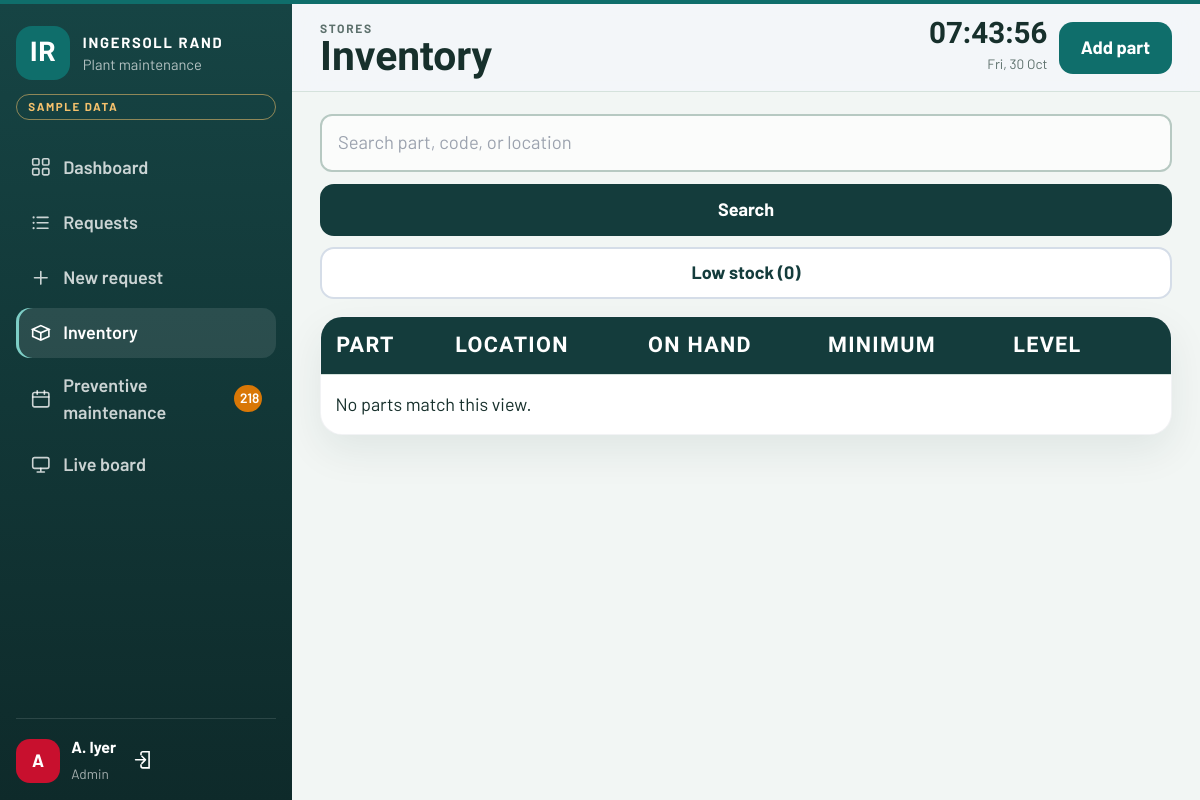
Page /inventory/ (signed in) on the committed database.
### maintenance/models.py (models this page shows, shortened)
class User(AbstractUser):
    class Role(models.TextChoices):
        SUPERADMIN = 'superadmin', 'Super Admin'
        ADMIN = 'admin', 'Admin'
        EMPLOYEE = 'employee', 'Employee'
    role = models.CharField(max_length=20, choices=Role.choices, default=Role.EMPLOYEE)
    employee_code = models.CharField(max_length=20, unique=True, blank=True)
    department = models.CharField(max_length=80, blank=True)
    phone = models.CharField('Extension', max_length=30, blank=True)
    created_by = models.ForeignKey(
        'self',
        null=True,
        blank=True,
        on_delete=models.SET_NULL,
        related_name='provisioned_users',
    )
    class Meta:
        ordering = ['first_name', 'username']
    @property
    def is_superadmin(self):
        return self.role == self.Role.SUPERADMIN
    @property
    def is_admin_role(self):
        return self.role in {self.Role.SUPERADMIN, self.Role.ADMIN}

### maintenance/views.py (the view)
# urls.py: path('inventory/', views.inventory_list, name='inventory_list'),
@roles_required(User.Role.SUPERADMIN, User.Role.ADMIN)
def inventory_list(request):
    q = request.GET.get('q', '').strip()
    low_only = request.GET.get('low') == '1'
    items = InventoryItem.objects.filter(is_active=True)
    if q:
        items = items.filter(Q(sku__icontains=q) | Q(name__icontains=q) | Q(location__icontains=q))
    if low_only:
        items = items.filter(quantity__lte=F('min_quantity'))
    low_count = InventoryItem.objects.filter(is_active=True, quantity__lte=F('min_quantity')).count()
    return render(request, 'inventory/list.html', {
        'items': items,
        'q': q,
        'low_only': low_only,
        'low_count': low_count,
    })

### maintenance/context_processors.py (called while the page is built)
def nav(request):
    user = getattr(request, 'user', None)
    if user is None or not user.is_authenticated:
        return {}
    open_jobs = Ticket.objects.filter(status__in=[Ticket.Status.PENDING, Ticket.Status.ATTEMPTED])
    if user.role == user.Role.EMPLOYEE:
        open_jobs = open_jobs.filter(raised_by=user)
        low_stock = 0
    else:
        low_stock = InventoryItem.objects.filter(
            is_active=True,
            quantity__lte=F('min_quantity'),
        ).count()
    soon = timezone.localdate() + timedelta(days=7)
    pm_due = 0
    if user.is_admin_role:
        pm_due = PreventiveTask.objects.filter(completed_on__isnull=True, plan_date__lte=soon).count()
    return {
        'nav_open_count': open_jobs.count(),
        'nav_low_stock': low_stock,
        'nav_pm_due': pm_due,
    }

### templates/inventory/list.html (shortened to what this page needs)
{% extends "base.html" %}
{% load humanize %}
{% block eyebrow %}Stores{% endblock %}
{% block page_title %}Inventory{% endblock %}
{% block page_actions %}
  <a class="btn btn-primary" href="{% url 'inventory_create' %}">Add part</a>
{% endblock %}
{% block content %}
<form class="filter-row" method="get">
  <input type="search" name="q" value="{{ q }}" placeholder="Search part, code, or location">
  <button class="btn btn-dark" type="submit">Search</button>
  {% if low_only %}
  <a class="btn btn-ghost" href="{% url 'inventory_list' %}">Show all</a>
  {% else %}
  <a class="btn btn-ghost" href="?low=1">Low stock ({{ low_count }})</a>
  {% endif %}
</form>
<div class="panel">
  <table class="data-table">
    <thead>
      <tr><th>Part</th><th>Location</th><th>On hand</th><th>Minimum</th><th>Level</th><th></th></tr>
    </thead>
    <tbody>
      {% for item in items %}
      <tr class="{% if item.is_low %}row-low{% endif %}">
        <td data-label="Part">
          <a href="{% url 'inventory_detail' item.pk %}">{{ item.name }}</a>
          <div class="muted">{{ item.sku }}</div>
        </td>
        <td data-label="Location">{{ item.location }}</td>
        <td class="qty" data-label="On hand">{{ item.quantity|intcomma }} <small>{{ item.unit }}</small></td>
        <td data-label="Minimum">{{ item.min_quantity }}</td>
        <td data-label="Level">
          <div class="meter"><span style="width: {{ item.stock_ratio }}%"></span></div>
          {% if item.is_low %}<span class="pill priority-critical">Low</span>{% else %}<span class="pill status-completed">Healthy</span>{% endif %}
        </td>
        <td data-label="Action"><a class="btn btn-ghost" href="{% url 'inventory_detail' item.pk %}">Open</a></td>
      </tr>
      {% empty %}
      <tr><td colspan="6">No parts match this view.</td></tr>
      {% endfor %}
    </tbody>
  </table>
</div>
{% endblock %}

### templates/base.html (shortened to what this page needs)
{% load static %}
<!DOCTYPE html>
<html lang="en">
<head>
  <script src="{% static 'vendor/tailwind.js' %}"></script>
  <link rel="stylesheet" href="{% static 'css/app.css' %}">
</head>
<body class="{% block body_class %}{% endblock %}">
  {% block body %}
  <div class="app-shell">
    {% if user.is_authenticated %}
    {% with name=request.resolver_match.url_name %}
    <aside class="sidebar">
      <a class="brand" href="{% url 'home' %}">
        <div class="brand-mark">IR</div>
        <div>
          <strong>INGERSOLL RAND</strong>
          <small>Plant maintenance</small>
        </div>
      </a>
      <div class="sample-chip">Sample data</div>
      <nav class="nav-list">
        <a class="nav-link {% if name == 'home' %}is-active{% endif %}" href="{% url 'home' %}"><svg class="icon"><use href="#i-grid"></use></svg>Dashboard</a>
        <a class="nav-link " href="{% url 'ticket_list' %}"><svg class="icon"><use href="#i-list"></use></svg>Requests</a>
        <a class="nav-link {% if name == 'ticket_create' %}is-active{% endif %}" href="{% url 'ticket_create' %}"><svg class="icon"><use href="#i-plus"></use></svg>New request</a>
        {% if user.is_admin_role %}
        <a class="nav-link {% if name == 'inventory_list' or name == 'inventory_detail' or name == 'inventory_create' %}is-active{% endif %}" href="{% url 'inventory_list' %}"><svg class="icon"><use href="#i-box"></use></svg>Inventory{% if nav_low_stock %}<span class="nav-badge amber">{{ nav_low_stock }}</span>{% endif %}</a>
        <a class="nav-link " href="{% url 'pm_list' %}"><svg class="icon"><use href="#i-calendar"></use></svg>Preventive maintenance{% if nav_pm_due %}<span class="nav-badge amber">{{ nav_pm_due }}</span>{% endif %}</a>
        <a class="nav-link {% if name == 'tv_board' %}is-active{% endif %}" href="{% url 'tv_board' %}"><svg class="icon"><use href="#i-screen"></use></svg>Live board</a>
        {% endif %}
      </nav>
      <div class="sidebar-user">
        <div class="avatar">{{ user.first_name|first|default:user.username|first }}</div>
        <div>
          <strong>{{ user.get_full_name|default:user.username }}</strong>
          <span>{{ user.get_role_display }}</span>
        </div>
        <form method="post" action="{% url 'logout' %}">
          <button type="submit" aria-label="Sign out"><svg class="icon"><use href="#i-out"></use></svg></button>
        </form>
      </div>
    </aside>
    {% endwith %}
    {% endif %}
    <div class="main-col">
      {% if user.is_authenticated %}
      <header class="topbar">
        <div>
          <p class="eyebrow">{% block eyebrow %}Operations{% endblock %}</p>
          <h1>{% block page_title %}Dashboard{% endblock %}</h1>
        </div>
        <div class="topbar-actions">
          <div class="live-clock" data-clock></div>
          {% block page_actions %}{% endblock %}
        </div>
      </header>
      {% endif %}
      <main class="content">
        {% block content %}{% endblock %}
      </main>
    </div>
  </div>
  {% endblock %}
</body>
</html>

### rows in the picture
User: first_name|first "A", get_full_name "A. Iyer", role "Admin"

### other values in the picture
{{ nav_pm_due }} "218"
{{ low_count }} "0"
